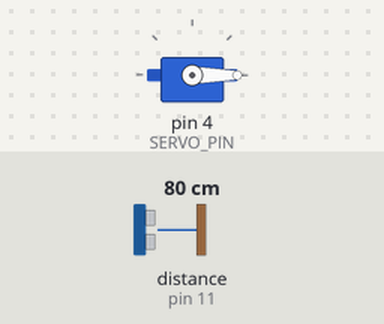
Bench run of a sketch on a simulated Arduino Uno, built with avr-gcc and run on an emulated ATmega328P. Parts: servo. Inputs (shaded band) come from the test bench; at power-on: distance to the obstacle (sensor on pin 11) 80 cm. The echo pulse lasts 58.3 µs per cm.

Above: at 1.2 s.
1.3 s: distance to the obstacle (sensor on pin 11) set to 26 cm
2.8 s: distance to the obstacle (sensor on pin 11) set to 22 cm
At 3.8 s:
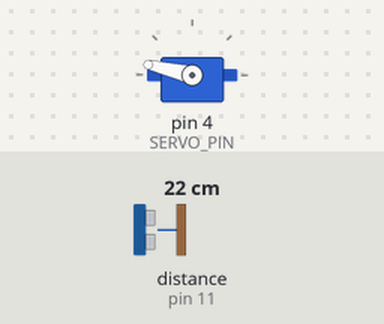
4.4 s: distance to the obstacle (sensor on pin 11) set to 9 cm
At 5.7 s:
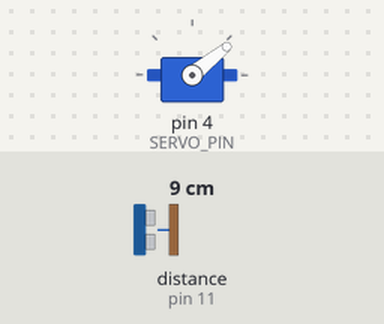
6.0 s: distance to the obstacle (sensor on pin 11) set to 18 cm
At 6.7 s:
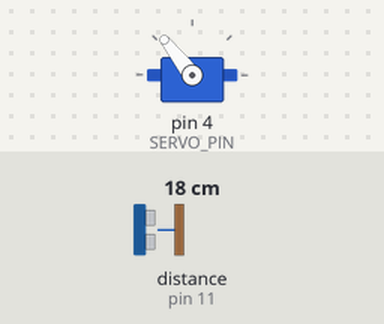
Timing chart, 0 to 8.5 s (numbered marks = the images above; inputs shaded):
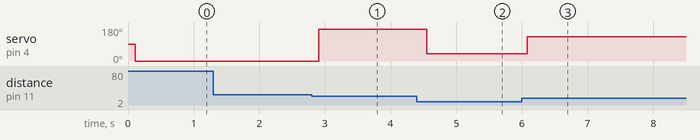

The sketch:

PingServo.ino
```cpp
#include <NewPing.h>
#include <Servo.h>

#define TRIGGER_PIN  12  // Arduino pin tied to trigger pin on the ultrasonic sensor.
#define ECHO_PIN     11  // Arduino pin tied to echo pin on the ultrasonic sensor.
#define MAX_DISTANCE 200 // Maximum distance we want to ping for (in centimeters). Maximum sensor distance is rated at 400-500cm.
#define SERVO_PIN 4 //Pin the servo signal pin is connect to

int servoPosition;// Global variable to hold servo angle position


int distancemm; //global variable to hold distance in mm
NewPing sonar(TRIGGER_PIN, ECHO_PIN, MAX_DISTANCE); // NewPing setup of pins and maximum distance.
Servo myservo; // servo object

void setup() {
   myservo.attach(SERVO_PIN);// attach a servo in code to pin SERVO_PIN
}

void loop() {

  delay(50);// Wait 50ms between pings (about 20 pings/sec). 29ms should be the shortest delay between pings.

  unsigned int uS = sonar.ping_median(3); // Find median values of three pings, makes servo movement much smoother
  // sound moves 0.34 mm in 1 us, which is the the roundtrip distance the sound travelled, so we divide by 2 to find out distance between sensor and obstruction

  distancemm=uS *0.17;


  /*
  50mm is the minimum range the sensor can sense due to size of cone of sound emanated from the sensor.
  A servo moves 180 degrees only. Each degree to servo is mapped to each mm of distance, so 50mm +180mm=230mm
  so we choose 230mm as upper bound for sensing distance  */

  if(distancemm>=50 && distancemm<230)
  {
    /*
    only when the distance is within 50 mm and 230mm, should we update servoPosition variable
    if not, then the servoPosition variable will hold its old value in its last iteration and the servo would not go back to its reset position */


     servoPosition=map(distancemm, 50,230, 0,180);

  }

  myservo.write(servoPosition);

}
```

Measured:
- the behaviour switches between 24 and 23 cm on distance to the obstacle (sensor on pin 11) (found by bisection; images 0 and 1)
- after the input at 1.3 s, every drawn part: stays the same
- after the input at 2.8 s, servo on pin 4 (SERVO_PIN): 0° → 167° after 0.10 s
- after the input at 4.4 s, servo on pin 4 (SERVO_PIN): 167° → 39° after 0.15 s
- after the input at 6.0 s, servo on pin 4 (SERVO_PIN): 39° → 128° after 0.08 s
